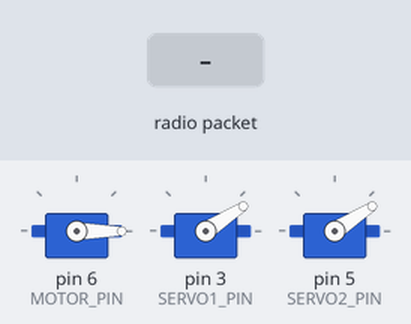
This sketch was run on a simulated Arduino Uno, built with avr-gcc and run on an emulated ATmega328P. Parts: 3 × servo. The inputs (shaded band) are chosen by the test bench. No radio packets arrive unless stated; what the sketch prints to the serial monitor is not drawn.

Above: at 1.2 s.
1.3 s: radio packet "1" arrives
At 2.1 s:
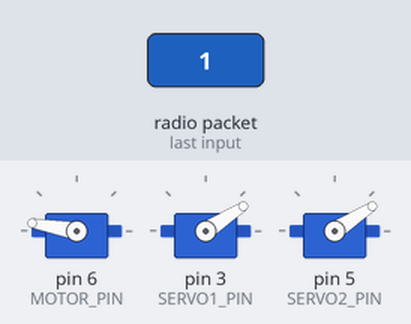
3.8 s: radio packet "0" arrives
At 5.8 s:
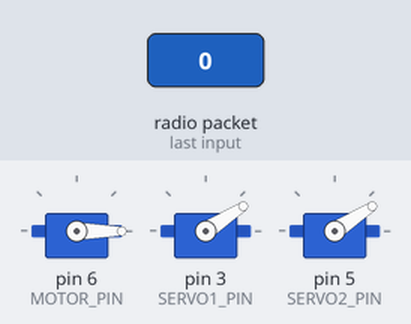
Timing chart, 0 to 7.3 s (numbered marks = the images above; inputs shaded):
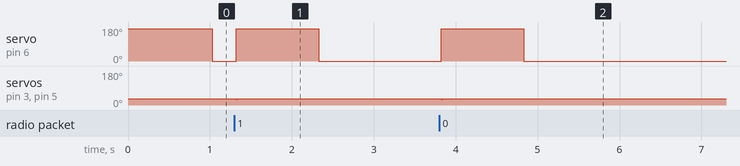

Measured:
- after the input at 1.3 s, servo on pin 6 (MOTOR_PIN): 0° → 170° at once, → 0° 1.0 s later; servo on pin 3 (SERVO1_PIN), servo on pin 5 (SERVO2_PIN): 33° → 30° at once, → 33° 0.01 s later
- after the input at 3.8 s, servo on pin 6 (MOTOR_PIN): 0° → 170° at once, → 0° 1.0 s later; servo on pin 3 (SERVO1_PIN), servo on pin 5 (SERVO2_PIN): 33° → 30° at once, → 33° 0.01 s later

The sketch:

receiver.ino
```cpp
#include <SPI.h>
#include <nRF24L01.h>
#include <RF24.h>
#include <Servo.h>


// 1. Radio Setting
RF24 radio(9, 10);   // nRF24L01 (CE, CSN)
const byte address[6] = "00001";

unsigned long lastReceiveTime = 0;
unsigned long currentTime = 0;


// 2. Joy Stick Setting
struct JoyStick{
  byte x;
  byte y;
};

struct Spin{
  byte spin1;
  byte spin2;
};

struct Data{
  JoyStick joy_stick_1;
  JoyStick joy_stick_2;
  Spin spin;
};

// 3. Motor Setting
Servo MOTOR;
#define MOTOR_PIN 6  // PWM PIN

// 4. Servo setting
Servo SERVO1, SERVO2;
#define SERVO1_PIN 3 // PWM PIN
#define SERVO2_PIN 5 // PWM PIN

void setup()
{
  Serial.begin(9600);


  radio.begin();
  radio.openReadingPipe(0, address);
  radio.setAutoAck(false);
  radio.setDataRate(RF24_250KBPS);
  radio.setPALevel(RF24_PA_LOW);
  radio.startListening(); //  Set the module as receiver

  MOTOR.attach(MOTOR_PIN, 1000, 2000);
  SERVO1.attach(SERVO1_PIN);
  SERVO2.attach(SERVO2_PIN);
}

void motor_control(int rotary_value){
  /*
   *  MOTOR GET VALUE FROM 0 - 180.
   *  NEED PMW PINOUT TO CONTROL SERVO. ARDUINO MINI PMW OUTPUT PIN : D3, D5, D6, D9, D10, D11
  */
  rotary_value = map(rotary_value, 0, 255, 0, 180);

  // Limit motor performance
  if (rotary_value>170){
    rotary_value = 170;
  }

  MOTOR.write(rotary_value);
}


void servo_control(JoyStick joy_stick, Spin spin){
  /*
   *  MINI SERVO ANGLE FROM 30 - 180. NOT FROM 0 - 180
   *  NEED PMW PINOUT TO CONTROL SERVO. ARDUINO MINI PMW OUTPUT PIN : D3, D5, D6, D9, D10, D11
  */

  //  byte servo_1_start_point = map(spin.spin1, 0, 255, 0, 140);
  //  byte servo_1 = map(joy_stick.y, 0, 255, 30 + servo_1_start_point, 180);
  //  byte servo_2 = map(joy_stick.y, 0, 255, 30 + spin.spin2, 180);
  //

  byte left_right = map(joy_stick.y, 0, 255, 30, 180);

  joy_stick.x = joy_stick_convert_direction(joy_stick.x);

  byte up_down = map(joy_stick.x, 0, 255, 30, 180);

  byte midle_place = 124;

  Serial.print(" X : ");
  Serial.print(joy_stick.x);

  Serial.print(" Y : ");
  Serial.print(joy_stick.y);

  if (joy_stick.y != midle_place){
    // Turn Left and Right
//    Serial.println(left_right);

    SERVO1.write(left_right);
    SERVO2.write(left_right);
  }
  else{
    // Up and down
    SERVO1.write(up_down);

   up_down = map(up_down, 30, 180, 180, 30);

   Serial.print(" UP DOWN : ");
   Serial.println(joy_stick.y);

    SERVO2.write(up_down);
  }
}


void loop()
{

  Data data;
  data.joy_stick_2.x = 0;

  if (radio.available()) {
    radio.read(&data, sizeof(Data)); // Read the whole data and store it into the 'data' structure
    lastReceiveTime = millis(); // At this moment we have received the data
  }

  // Revert derection for joy stick 2. Which used for motor
  data.joy_stick_2.x = joy_stick_convert_direction(data.joy_stick_2.x);
  data.joy_stick_2.x = joy_stick_convert_start_point_midle(data.joy_stick_2.x);


  // Check whether we keep receving data, or we have a connection between the two modules
  currentTime = millis();
  boolean lost_signal = currentTime - lastReceiveTime > 1000;

  if ( lost_signal ) { // If current time is more then 1 second since we have recived the last data, that means we have lost connection
      Serial.println("LOSS SIGNAL ");
      motor_control(0);
  }
  else
  {
      servo_control(data.joy_stick_1, data.spin);
      motor_control(data.joy_stick_2.x);
  }
}

byte joy_stick_convert_direction(byte value){
  return map(value, 0, 255, 255, 0);
}

byte joy_stick_convert_start_point_midle(byte value){

  byte midle_point = 137;

  if (value < midle_point){
    return 0;
  }
  return map(value, midle_point, 255, 0, 255);
}
```
